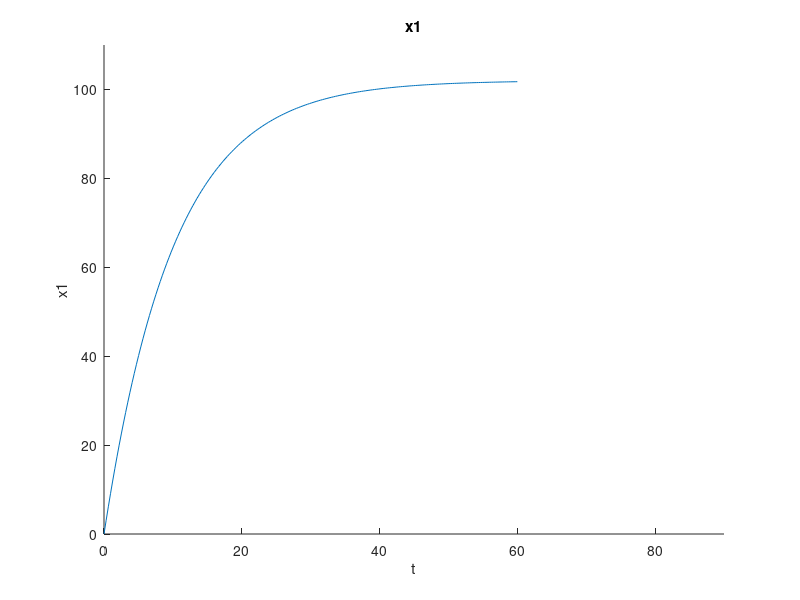
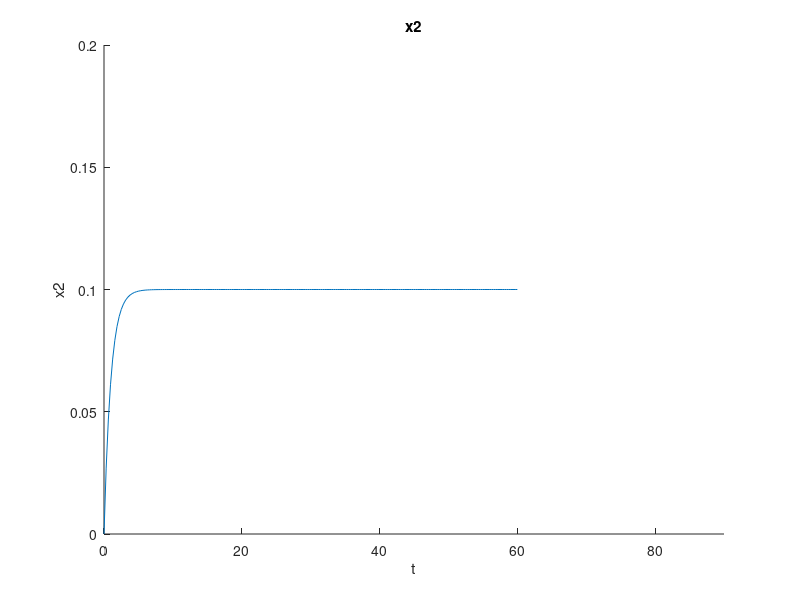
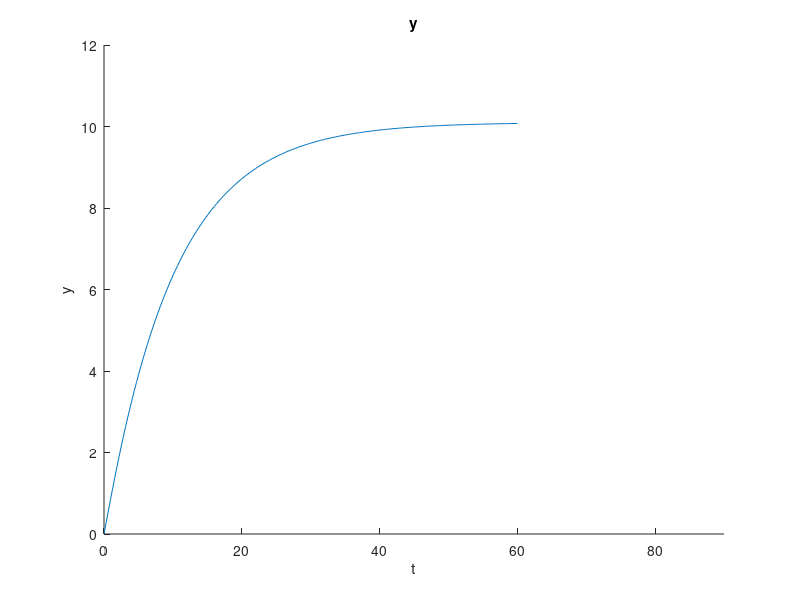
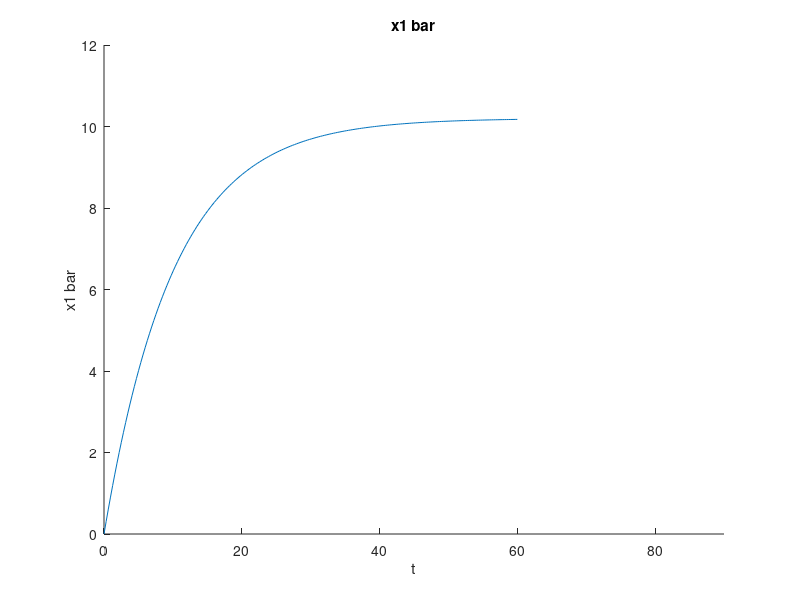

The MATLAB source for these figures, in order:
clear; close all; clc;

a = [-0.1 2; 0 -1];
b = [10; 0.1];
c = [0.1 -1];
sys = ss(a,b,c,0);

[y,t,x] = step(sys);

figure(1); hold on;
title('x1');
xlabel('t');
ylabel('x1');
plot(t,x(:,1));
xlim([0 90]);
ylim([0 110]);

figure(2); hold on;
title('x2');
xlabel('t');
ylabel('x2');
plot(t,x(:,2));
xlim([0 90]);
ylim([0 0.2]);

figure(3); hold on;
title('y');
xlabel('t');
ylabel('y');
plot(t,y);
xlim([0 90]);
ylim([0 12]);

% a system with new state
a = [-0.1 0.001; 0 -1];
b = [1; 20];
c = [1 -0.005];
sys = ss(a,b,c,0);

[y,t,x] = step(sys);

figure(4); hold on;
title('x1 bar');
xlabel('t');
ylabel('x1 bar');
plot(t,x(:,1));
xlim([0 90]);
ylim([0 12]);

figure(5); hold on;
title('x2 bar');
xlabel('t');
ylabel('x2 bar');
plot(t,x(:,2));
xlim([0 90]);
ylim([0 22]);

figure(6); hold on;
title('y');
xlabel('t');
ylabel('y');
plot(t,y);
xlim([0 90]);
ylim([0 12]);
